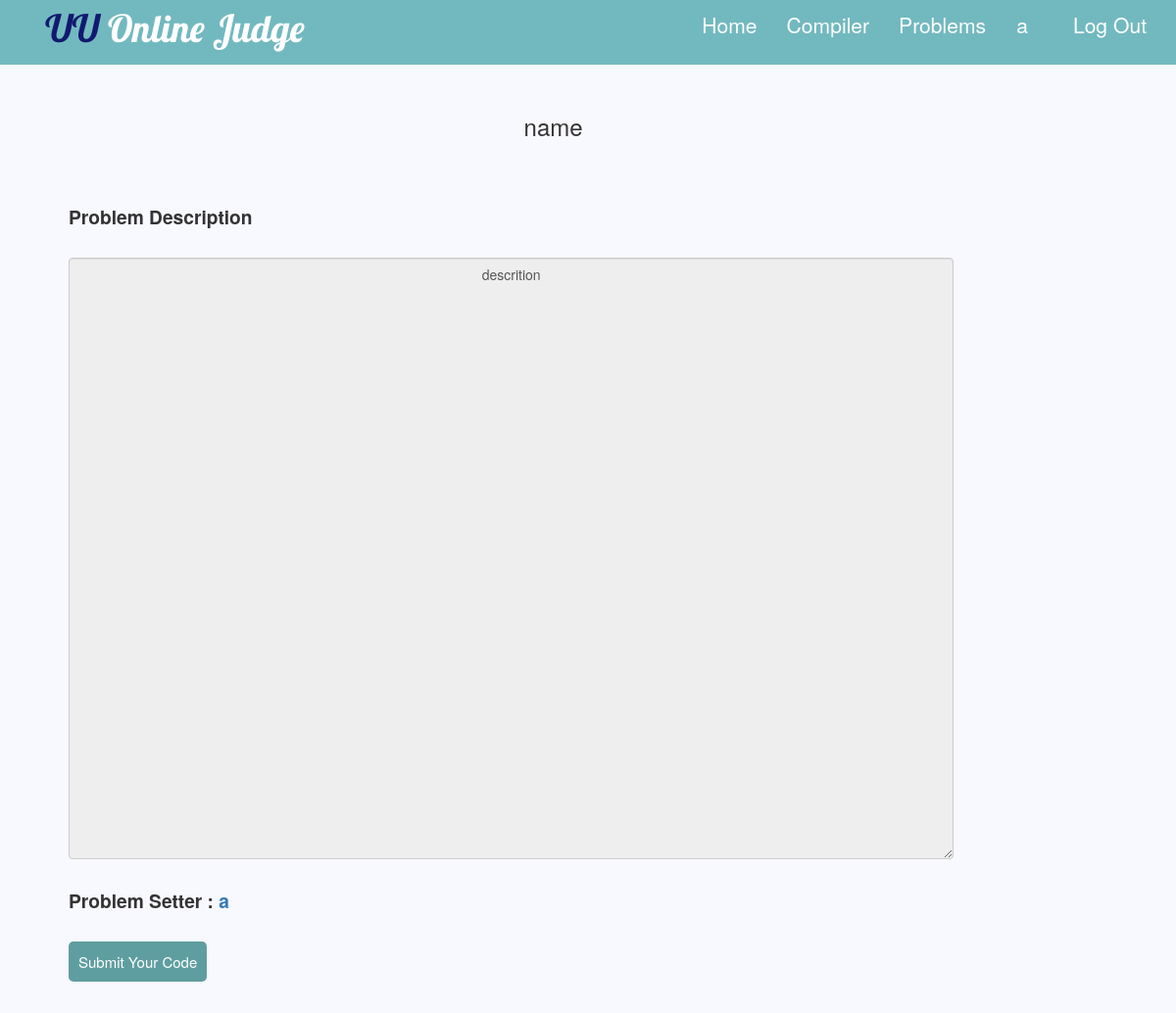
Screenshot of /description.php?id=48 (signed in) with the database file from the repository.
### tables this page shows
CREATE TABLE `archieve` (
  `id` int(11) NOT NULL,
  `pbname` varchar(100) DEFAULT NULL,
  `pbdes` text NOT NULL,
  `pbauthor` varchar(90) DEFAULT NULL,
  `tc` mediumtext NOT NULL,
  `output` mediumtext NOT NULL,
  `uoutput` mediumtext NOT NULL
);

### description.php (the view, shortened to what this page needs)
<!DOCTYPE html>
<html>
<head>
        <link rel="stylesheet" href="css/bootstrap.min.css">
        <link rel="stylesheet" href="css/font-awesome.min.css">
        <link rel="stylesheet" href="css/normalize.css">
        <link rel="stylesheet" href="css/main.css">
        <link rel="stylesheet" href="css/style.css">
</head>
<body>
<div class="main">
<?php
require_once("Header.php");
?>
<?php
require_once("config.php");
if($_GET['id'])
{
  $problemid=$_GET['id'];
}
if(isset($_GET['name']))
{
	$problem=$_GET['name'];
	$sql="SELECT * FROM archieve WHERE pbname='$problem'";
}
else
{
  $sql="SELECT * FROM archieve WHERE id='$problemid'";
}
$sq=mysqli_query($con,$sql);
$row=mysqli_fetch_array($sq);
echo "
<div class=\"row log\">
<div class=\"col-sm-10\">
<div class=\"\"><h3 style=\"text-align:center;\">$row[pbname]</h3></div>
</div>
<div class=\"col-sm-1\">
</div>
<div class=\"col-sm-1\">
</div>
</div>";
echo "
<div class=\"row cspace\">
<div class=\"col-sm-10\">
<b>Problem Description</b><br><br><textarea class=\"form-control\" rows=\"30\" cols=\"100\" readonly>$row[pbdes]</textarea><br>";
echo "<b>Problem Setter : <a href=\"profile.php?user=$row[pbauthor]\">$row[pbauthor]</a></b><br><br>";
echo "<a class=\"btn btn-success\" href=\"submit.php?id=$row[id]\">Submit Your Code</a></div>";
?>
<div class="col-sm-2">
</div>
</div>
<br><br><br>
</div>
</body>
</html>

### css/main.css (style rules this page uses)
html { color: #222; font-size: 1em; line-height: 1.4; }
textarea { resize: vertical; }

### css/style.css (style rules this page uses)
* { box-sizing: border-box; }
body { padding: 0px; margin: 0px; background: #f6f6f6f6; }
* { margin: 0px; padding: 0px; }
body { font-size: 120%; background: #F8F8FF; }
.btn { padding: 10px; font-size: 15px; color: white; background: #5F9EA0; border: none; border-radius: 5px; }
.form-control { text-align: center; }
.log { margin-left:100px; margin-top:30px; }
.cspace { margin-top: 50px; margin-left:50px; margin-right:20px; padding:5px; overflow: hidden; }

### rows the page displays
archieve: pbname "name", pbdes "descrition", pbauthor "a"

### other values shown
$username "a"
